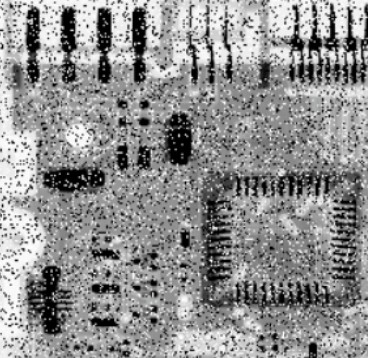
%> input picture filter/circuit.jpg, 368 x 358 px
$ octave imageFilter.m   (GNU Octave 9; MATLAB toolbox functions it lacks are replaced by stand-ins)
%> lines starting %> are read from the running program, lines starting %| are printed output that depends on the picture
clc;clear;
%% 参数输入区
filterSize = 5;
filterMode = 'median';
I=imread('./circuit.jpg');
%> I is the input picture: size 358x368x3 uint8; mean R, G, B 143.9, 143.9, 143.9
%% 开始运行
I = rgb2gray(I);
%> I: size 358x368 uint8
% filterMode = 'average';
%%边界，数据格式（图像uint8，默认类型转换）

switch filterMode
    case 'average'
        [h,w] = size(I);
        imageOut = zeros(h, w);%为了扩充图像而创建的临时图像
        stepRange = (filterSize-1)/2;
        %%外层两个for循环用来定位窗口中心，内层两个for用来窗口滤波计算
        for pointRow = 1+stepRange : h-stepRange
            for pointCol = 1+stepRange : w-stepRange
                pixelSum = 0;
                for i = pointRow-stepRange:pointRow+stepRange
                    for j = pointCol-stepRange:pointCol+stepRange
                        pixelSum = pixelSum + double(I(i, j));
                    end
                end
                pixelValue = pixelSum/filterSize^2;
                imageOut(pointRow, pointCol) = uint8(pixelValue);
            end
        end
        imageOut = uint8(imageOut); %double转化为uint8格式
        imageOut = imcrop(imageOut,[1+stepRange,1+stepRange,w-2*stepRange-1,h-2*stepRange-1]);
        imageOut = imresize(imageOut, [h, w], 'bilinear');

    case 'median'
        [h,w] = size(I);
%> h = 358; w = 368
        imageOut = zeros(h, w);%为了扩充图像而创建的临时图像
        stepRange = (filterSize-1)/2;
        %%外层两个for循环用来定位窗口中心，内层两个for用来窗口滤波计算
        for pointRow = 1+stepRange : h-stepRange
            for pointCol = 1+stepRange : w-stepRange
                pixelArray = zeros(1, filterSize^2);
                ptrPA = 1;
                for i = pointRow-stepRange:pointRow+stepRange
                    for j = pointCol-stepRange:pointCol+stepRange
                        pixelArray(ptrPA) = double(I(i, j));
                        ptrPA = ptrPA + 1;
                    end
                end
                imageOut(pointRow, pointCol) = uint8(median(pixelArray));
            end
        end
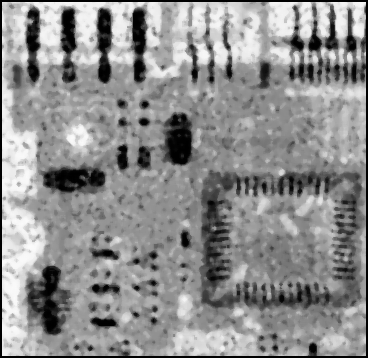
%> imageOut: size 358x368 double; min 0, max 251, mean 142.5
%> after the loop, pixelArray = 25 values, max 208 at index 11, min 131 at index 1, mean 183.2
        imageOut = uint8(imageOut); %double转化为uint8格式
%> imageOut: size 358x368 uint8
        imageOut = imcrop(imageOut,[1+stepRange,1+stepRange,w-2*stepRange-1,h-2*stepRange-1]);
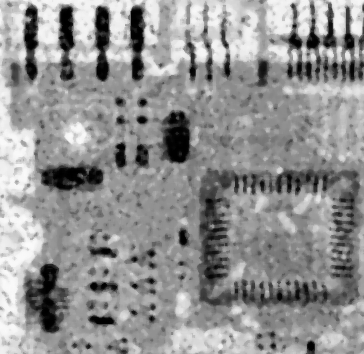
%> imageOut: size 354x364 uint8; min 0, max 251, mean 145.7
        imageOut = imresize(imageOut, [h, w], 'bilinear');
%> imageOut: size 358x368 uint8
end

subplot(121),imshow(I);
subplot(122),imshow(imageOut);
impixelinfo;
